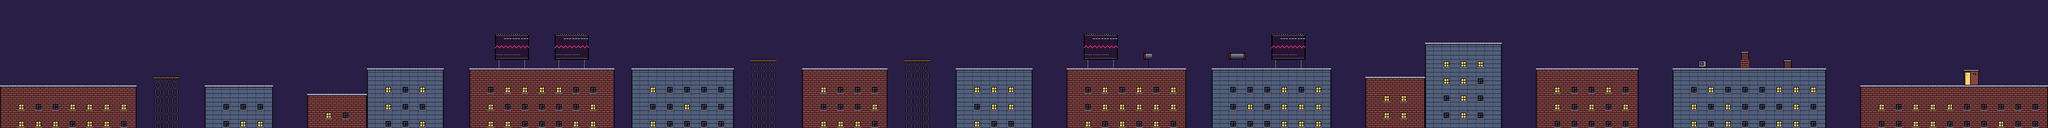

Rendered tile map (Tiled .tmx) drawn with the repository's tilesets; below, a short description and the map source with its tile grids summarised:
An orthogonal 240x15 tile map with 16x16 px tiles, 1 tile layer (Tiles) and 16 objects (6x Pigeon, 5x Stamp, 2x Beacon, Player, Speed, ...).

<map version="1.10" tiledversion="1.11.2" orientation="orthogonal" renderorder="right-down" width="240" height="15" tilewidth="16" tileheight="16" infinite="0" nextlayerid="4" nextobjectid="17">
  <properties>
    <property name="index" value="6" type="int" />
    <property name="name" value="SCAFFOLD ALLEY" />
    <property name="speed" value="42" type="int" />
    <property name="sky" value="3" type="int" />
  </properties>
  <tileset firstgid="1" source="../tileset.tsx" />
  <layer id="1" name="Tiles" width="240" height="15">
    <data>[3600 cells, 3600 non-empty, 38 distinct tile ids]</data>
  </layer>
  <objectgroup id="2" name="Spawns">
    <object id="1" name="Player" class="Player" x="96" y="160">
      <point />
    </object>
    <object id="2" name="Pigeon" class="Pigeon" x="160" y="144">
      <point />
      <properties>
        <property name="arg" value="0" type="int" />
      </properties>
    </object>
    <object id="3" name="Pigeon" class="Pigeon" x="176" y="144">
      <point />
      <properties>
        <property name="arg" value="1" type="int" />
      </properties>
    </object>
    <object id="4" name="Stamp" class="Stamp" x="304" y="112">
      <point />
      <properties>
        <property name="arg" value="0" type="int" />
      </properties>
    </object>
    <object id="5" name="Stamp" class="Stamp" x="752" y="96">
      <point />
      <properties>
        <property name="arg" value="0" type="int" />
      </properties>
    </object>
    <object id="6" name="Beacon" class="Beacon" x="1216" y="128">
      <point />
      <properties>
        <property name="arg" value="0" type="int" />
      </properties>
    </object>
    <object id="7" name="Pigeon" class="Pigeon" x="1280" y="112">
      <point />
      <properties>
        <property name="arg" value="0" type="int" />
      </properties>
    </object>
    <object id="8" name="Pigeon" class="Pigeon" x="1296" y="112">
      <point />
      <properties>
        <property name="arg" value="1" type="int" />
      </properties>
    </object>
    <object id="9" name="Stamp" class="Stamp" x="1424" y="80">
      <point />
      <properties>
        <property name="arg" value="0" type="int" />
      </properties>
    </object>
    <object id="10" name="Stamp" class="Stamp" x="1712" y="80">
      <point />
      <properties>
        <property name="arg" value="0" type="int" />
      </properties>
    </object>
    <object id="11" name="Speed" class="Speed" x="1936" y="0">
      <point />
      <properties>
        <property name="arg" value="46" type="int" />
      </properties>
    </object>
    <object id="12" name="Stamp" class="Stamp" x="2736" y="48">
      <point />
      <properties>
        <property name="arg" value="0" type="int" />
      </properties>
    </object>
    <object id="13" name="Beacon" class="Beacon" x="2912" y="128">
      <point />
      <properties>
        <property name="arg" value="0" type="int" />
      </properties>
    </object>
    <object id="14" name="Pigeon" class="Pigeon" x="2976" y="112">
      <point />
      <properties>
        <property name="arg" value="0" type="int" />
      </properties>
    </object>
    <object id="15" name="Pigeon" class="Pigeon" x="2992" y="112">
      <point />
      <properties>
        <property name="arg" value="1" type="int" />
      </properties>
    </object>
    <object id="16" name="Mate" class="Mate" x="3680" y="160">
      <point />
      <properties>
        <property name="arg" value="0" type="int" />
      </properties>
    </object>
  </objectgroup>
</map>
